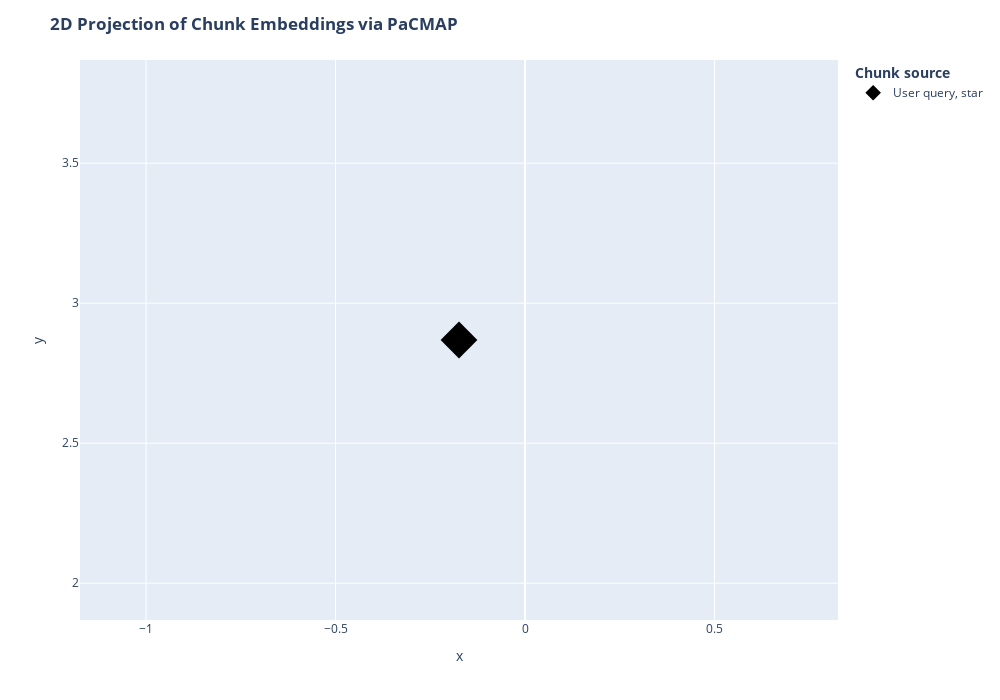

Here is the notebook cell this chart was saved with:
### Code cell
df = pd.DataFrame.from_dict(
    [
        {
            "x": documents_projected[i, 0],
            "y": documents_projected[i, 1],
            #"source": docs_processed[i].metadata["source"].split("/")[1],
            "extract": docs_processed[i].page_content[:100] + "...",
            "symbol": "circle",
            "size_col": 4,
        }
        for i in range(len(docs_processed))
    ]
    + [
        {
            "x": documents_projected[-1, 0],
            "y": documents_projected[-1, 1],
            "source": "User query",
            "extract": user_query,
            "size_col": 100,
            "symbol": "star",
        }
    ]
)

# Visualize the embedding
fig = px.scatter(
    df,
    x="x",
    y="y",
    color="source",
    hover_data="extract",
    size="size_col",
    symbol="symbol",
    color_discrete_map={"User query": "black"},
    width=1000,
    height=700,
)
fig.update_traces(
    marker=dict(opacity=1, line=dict(width=0, color="DarkSlateGrey")),
    selector=dict(mode="markers"),
)
fig.update_layout(
    legend_title_text="<b>Chunk source</b>",
    title="<b>2D Projection of Chunk Embeddings via PaCMAP</b>",
)
fig.show()

### Figure 1 — Plotly figure (JSON) as saved in the notebook; plotly's stock layout.template omitted (floating-point values rounded to 4 significant figures)
{"data": [{"customdata": [["Find me a place, where I can find a TV. Give me an image ID to it. Also write a reasoning, why you choose this image"]], "hovertemplate": "source=User query<br>symbol=star<br>x=%{x}<br>y=%{y}<br>size_col=%{marker.size}<br>extract=%{customdata[0]}<extra></extra>", "legendgroup": "User query, star", "marker": {"color": "black", "line": {"color": "DarkSlateGrey", "width": 0}, "opacity": 1, "size": [100], "sizemode": "area", "sizeref": 0.25, "symbol": "diamond"}, "mode": "markers", "name": "User query, star", "orientation": "v", "showlegend": true, "type": "scatter", "x": [-0.1743], "xaxis": "x", "y": [2.869], "yaxis": "y"}], "layout": {"height": 700, "legend": {"itemsizing": "constant", "title": {"text": "<b>Chunk source</b>"}, "tracegroupgap": 0}, "margin": {"t": 60}, "title": {"text": "<b>2D Projection of Chunk Embeddings via PaCMAP</b>"}, "width": 1000, "xaxis": {"anchor": "y", "autorange": true, "domain": [0, 1], "range": [-1.174, 0.8257], "title": {"text": "x"}, "type": "linear"}, "yaxis": {"anchor": "x", "autorange": true, "domain": [0, 1], "range": [1.869, 3.869], "title": {"text": "y"}, "type": "linear"}}}
